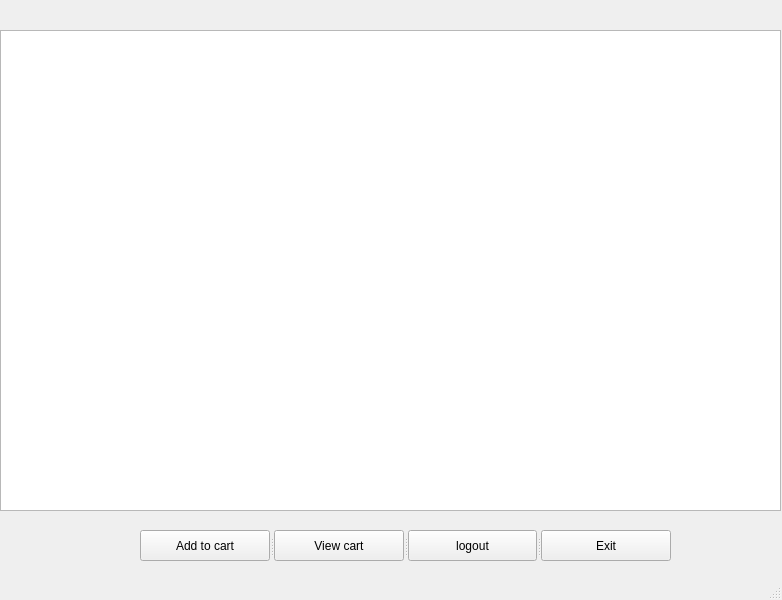
<?xml version="1.0" encoding="UTF-8"?>
<ui version="4.0">
 <class>UserMainWindow</class>
 <widget class="QMainWindow" name="UserMainWindow">
  <property name="geometry">
   <rect>
    <x>0</x>
    <y>0</y>
    <width>782</width>
    <height>600</height>
   </rect>
  </property>
  <property name="windowTitle">
   <string>MainWindow</string>
  </property>
  <widget class="QWidget" name="centralwidget">
   <widget class="QTableView" name="tableView">
    <property name="geometry">
     <rect>
      <x>0</x>
      <y>30</y>
      <width>781</width>
      <height>481</height>
     </rect>
    </property>
   </widget>
   <widget class="QSplitter" name="splitter">
    <property name="geometry">
     <rect>
      <x>140</x>
      <y>530</y>
      <width>531</width>
      <height>31</height>
     </rect>
    </property>
    <property name="orientation">
     <enum>Qt::Horizontal</enum>
    </property>
    <widget class="QPushButton" name="AddToCartBtn">
     <property name="text">
      <string>Add to cart</string>
     </property>
    </widget>
    <widget class="QPushButton" name="seeCartBtn">
     <property name="text">
      <string>View cart</string>
     </property>
    </widget>
    <widget class="QPushButton" name="logOutBtn">
     <property name="text">
      <string>logout</string>
     </property>
    </widget>
    <widget class="QPushButton" name="exitBtn">
     <property name="text">
      <string>Exit</string>
     </property>
    </widget>
   </widget>
  </widget>
  <widget class="QStatusBar" name="statusbar"/>
 </widget>
 <resources/>
 <connections>
  <connection>
   <sender>exitBtn</sender>
   <signal>clicked()</signal>
   <receiver>UserMainWindow</receiver>
   <slot>close()</slot>
   <hints>
    <hint type="sourcelabel">
     <x>606</x>
     <y>541</y>
    </hint>
    <hint type="destinationlabel">
     <x>711</x>
     <y>519</y>
    </hint>
   </hints>
  </connection>
 </connections>
</ui>
